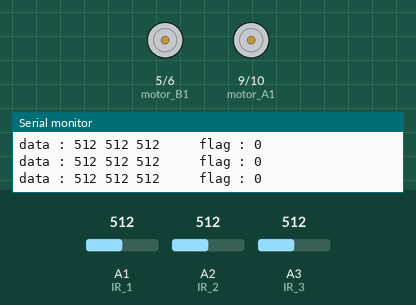
Simulated run of this sketch. Board: Arduino Uno, built with avr-gcc and run on an emulated ATmega328P. Shown: motor-driver pin pairs drawn as motors (green arrow = first pin HIGH = forward, orange = second pin HIGH = backward, longer = more drive), the last lines printed to the serial monitor. The inputs (shaded band) are chosen by the test bench; at power-on: A1 (IR_1) = 512, A2 (IR_2) = 512, A3 (IR_3) = 512.

Above: at 1.2 s.
1.3 s: A1 (IR_1) set to 593
4.3 s: A1 (IR_1) set to 610
At 4.8 s:
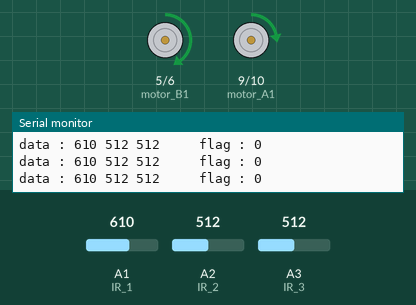
5.8 s: A2 (IR_2) set to 1023
At 6.7 s:
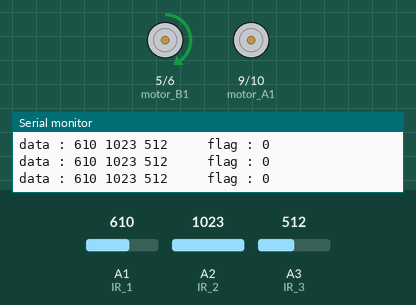
7.3 s: A3 (IR_3) set to 107
10.3 s: A3 (IR_3) set to 94
13.3 s: A2 (IR_2) set to 1007
16.3 s: A2 (IR_2) set to 991
Timing chart, 0 to 19.3 s (numbered marks = the images above; inputs shaded):
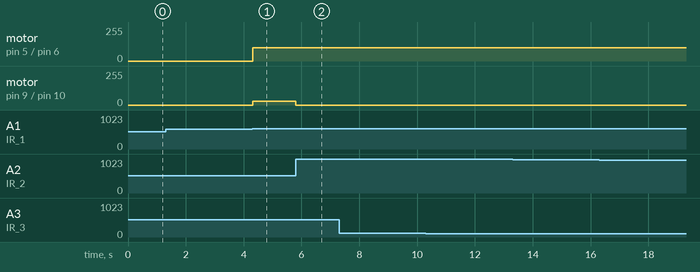

Measured:
- the behaviour switches between 600 and 601 on A1 (IR_1) (found by bisection; images 0 and 1)
- after the input at 4.3 s, motor on pin 5 (motor_B1) / pin 6 (motor_B2): stopped → forward 100/255 at once; motor on pin 9 (motor_A1) / pin 10 (motor_A2): stopped → forward 30/255 at once
- after the input at 5.8 s, motor on pin 9 (motor_A1) / pin 10 (motor_A2): forward 30/255 → stopped at once

The sketch:

line_1_complete.ino
```cpp
int IR_1 = A1;
int IR_2 = A2;
int IR_3 = A3;
int flag = 0;

int motor_A1 = 9;
int motor_A2 = 10;

int motor_B1 = 5;
int motor_B2 = 6;

void setup() {
  // put your setup code here, to run once:
  pinMode(IR_1, INPUT);
  pinMode(IR_2, INPUT);
  pinMode(IR_3, INPUT);

  pinMode(motor_A1, OUTPUT);
  pinMode(motor_A2, OUTPUT);
  pinMode(motor_B1, OUTPUT);
  pinMode(motor_B2, OUTPUT);

  Serial.begin(9600);
}

void loop() {
  // put your main code here, to run repeatedly:
  int thresh = 600;

  int IR_1_data;
  int IR_2_data;
  int IR_3_data;
  IR_1_data = analogRead(IR_1); // 낮은게 검정
  IR_2_data = analogRead(IR_2);
  IR_3_data = analogRead(IR_3);

  //motor_con(100,100);
  //1 흰  0 검
  if(flag == 0 && IR_1_data > thresh && IR_2_data <= thresh && IR_3_data > thresh) // 101
  {
    motor_con(100,100);
    //flag = 0;
  }
  else if(flag == 0 && IR_1_data > thresh && IR_2_data <= thresh && IR_3_data <= thresh)//100
  {
    motor_con(30,100);
    //flag = 1;
  }
  else if(flag == 0 && IR_1_data > thresh && IR_2_data > thresh && IR_3_data <= thresh)//110
  {
    motor_con(0, 100);
    //flag = 1;
  }
  else if(flag == 0 && IR_1_data <= thresh && IR_2_data <= thresh && IR_3_data > thresh)//001
  {
    motor_con(100,30);
    //flag = 2;
  }
  else if(flag == 0 && IR_1_data <= thresh && IR_2_data > thresh && IR_3_data > thresh)//011
  {
    motor_con(100,0);
    //flag = 2;
  }

/*
  else if(flag == 0 && IR_1_data > thresh && IR_2_data > thresh && IR_3_data > thresh)//111
  {
    motor_con(0,0);
  }


    else if(flag == 1 && IR_1_data > thresh && IR_2_data > thresh && IR_3_data > thresh)//111
    {
      motor_con(150,10);
    }

    else if(flag == 2 &&IR_1_data > thresh && IR_2_data > thresh && IR_3_data > thresh)//111
    {
      motor_con(10,150);
    }
  */


  Serial.print("data : ");
  Serial.print(IR_1_data);
  Serial.print(" ");
  Serial.print(IR_2_data);
  Serial.print(" ");
  Serial.print(IR_3_data);
  Serial.print("     flag : ");
  Serial.print(flag);
  Serial.println(" ");
}

void motor_con(int pwmA, int pwmB) {
  // MOTOR A direction
  if (pwmA > 0) {
    analogWrite(motor_A1, abs(pwmA));
    analogWrite(motor_A2, 0);
  } else if (pwmA < 0) {
    analogWrite(motor_A1, 0);
    analogWrite(motor_A2, abs(pwmA));
  } else {
    digitalWrite(motor_A1, LOW);
    digitalWrite(motor_A2, LOW);
  }

  // MOTOR B direction
  if (pwmB > 0) {
    analogWrite(motor_B1, abs(pwmB));
    analogWrite(motor_B2, 0);
  } else if (pwmB < 0) {
    analogWrite(motor_B1, 0);
    analogWrite(motor_B2, abs(pwmB));
  } else {
    digitalWrite(motor_B1, LOW);
    digitalWrite(motor_B2, LOW);
  }

}
```
